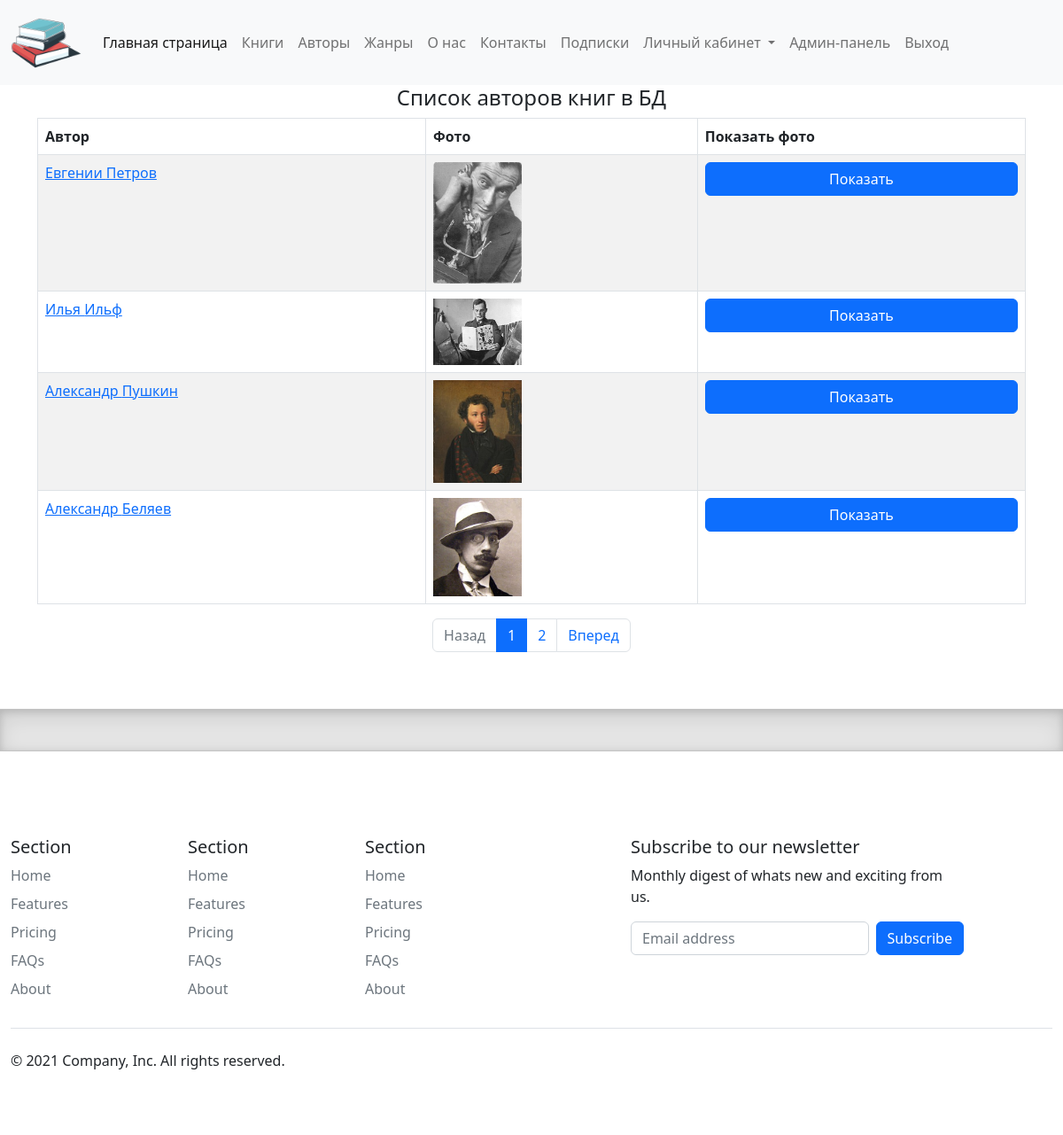
The page /author/ (signed in) on the database as committed earlier.
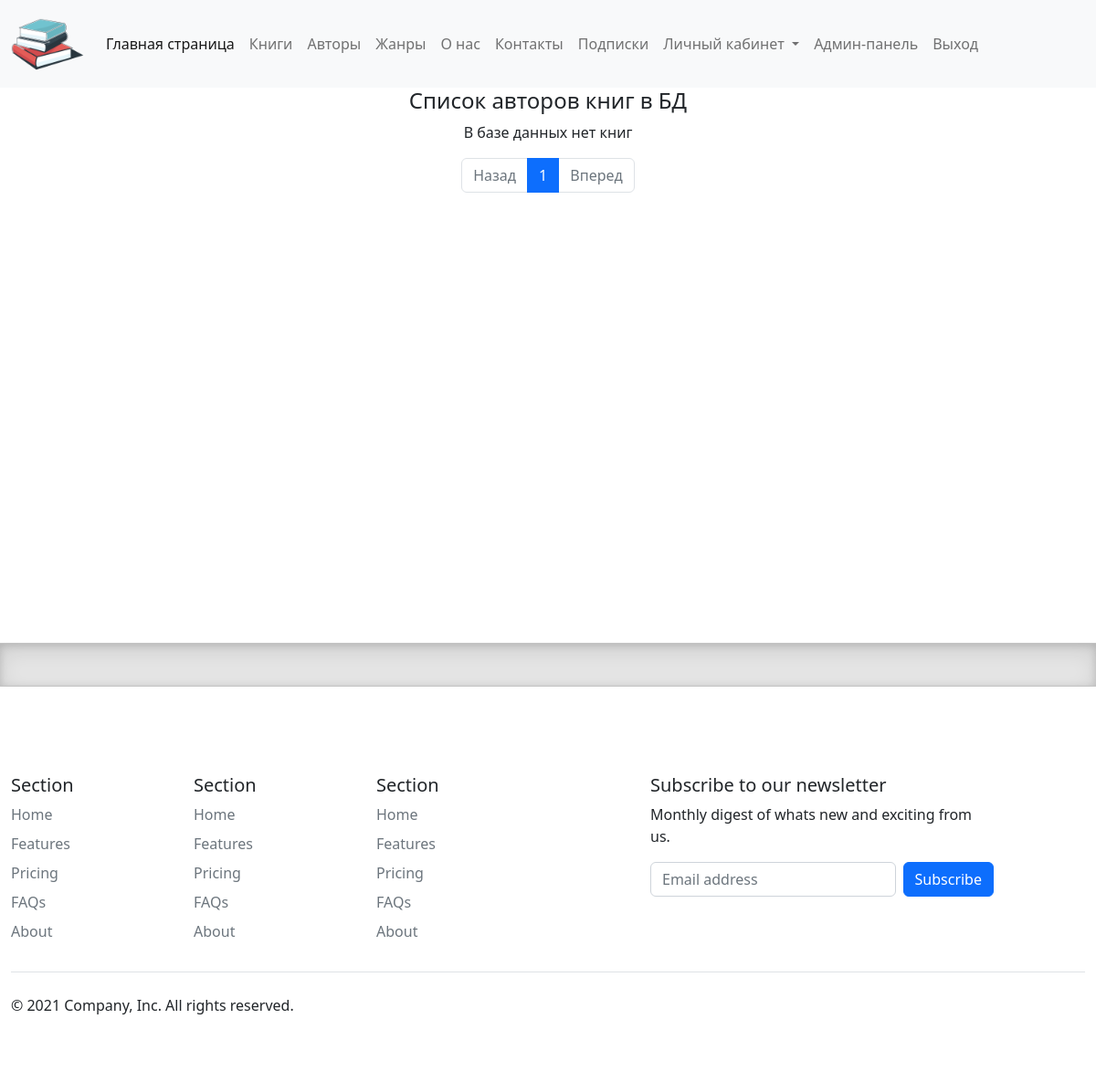
The same page on the database as committed later.
### catalog/models.py (models this page shows, shortened)
class Author(models.Model):
    first_name = models.CharField(max_length=100, help_text="Введите имя автора", verbose_name="Имя автора")
    last_name = models.CharField(max_length=100, help_text="Введите фамилию автора", verbose_name="Фамилия автора")
    date_of_birth = models.DateField(help_text="Введите дату рождения", verbose_name="Дата рождения", null=True, blank=True)
    about = models.TextField(help_text="Введите сведения об авторе", verbose_name="Сведения об авторе")
    photo = models.ImageField(upload_to="images", help_text="Загрузите фото автора", verbose_name="Фото автора", null=True, blank=True)

### catalog/views.py (the view)
# urls.py: path('author/', views.AuthorListView.as_view(), name='authors'),
class AuthorListView(LoginRequiredMixin, ListView):
    raise_exception = True
    model = Author
    paginate_by = 4
    template_name = "catalog/author_list.html"
    ordering = ['-id']

### templates/catalog/author_list.html
{% extends "catalog/base.html" %}
{% block content %}
    <h4>Список авторов книг в БД</h4>
    {% if author_list %}
        <table class="table table-striped table-bordered text-start">
            <thead>
            <tr>
                <th>Aвтop</th>
                <th>Фoтo</th>
                <th>Показать фото</th>
            </tr>
            </thead>
            <tbody>
            {% for author in author_list.all %}
                <tr>
                    <td><a href="{{ author.id }}">{{ author.first_name }} {{ author.last_name }} </a></td>
                    <td><img src="{{ author.photo.url }}" alt="connect" style="width: 100px"></td>
                    <td><a href="{{ author.photo.url }}" class="btn btn-primary" target="_blank"> Показать</a></td>
                </tr>
            {% endfor %}
            </tbody>
        </table>
    {% else %}
        <p>В базе данных нет книг</p>
    {% endif %}
    <div class="col-12">
        {% include "modules/pagination.html" %}
    </div>
{% endblock %}

Rows that differ between the two databases and show on the page:
removed Author: first_name "Евгении", last_name "Петров", photo (picture)
removed Author: first_name "Илья", last_name "Ильф", photo (picture)
removed Author: first_name "Александр", last_name "Пушкин", photo (picture)
removed Author: first_name "Александр", last_name "Беляев", photo (picture)
Other text that changed with them:
text no longer shown: "Aвтop Фoтo Показать фото"
text now shown: "В базе данных нет книг"
list line gone: "2"
